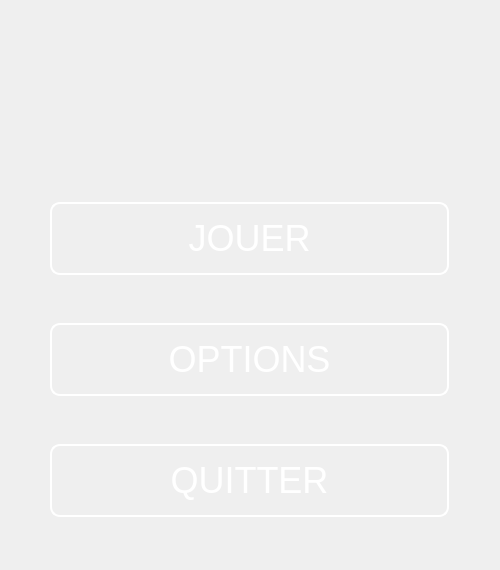
<?xml version="1.0" encoding="UTF-8"?>
<ui version="4.0">
 <class>MenuWindow</class>
 <widget class="QMainWindow" name="MenuWindow">
  <property name="geometry">
   <rect>
    <x>0</x>
    <y>0</y>
    <width>500</width>
    <height>570</height>
   </rect>
  </property>
  <property name="minimumSize">
   <size>
    <width>500</width>
    <height>570</height>
   </size>
  </property>
  <property name="maximumSize">
   <size>
    <width>500</width>
    <height>570</height>
   </size>
  </property>
  <property name="windowTitle">
   <string>TAtris</string>
  </property>
  <property name="styleSheet">
   <string notr="true"/>
  </property>
  <widget class="QWidget" name="MainWidget">
   <property name="minimumSize">
    <size>
     <width>500</width>
     <height>570</height>
    </size>
   </property>
   <property name="maximumSize">
    <size>
     <width>500</width>
     <height>570</height>
    </size>
   </property>
   <property name="styleSheet">
    <string notr="true">#MainWidget
 {background-image: url(:/ressources/ressources/background.png);
}</string>
   </property>
   <widget class="QWidget" name="">
    <property name="geometry">
     <rect>
      <x>50</x>
      <y>10</y>
      <width>411</width>
      <height>551</height>
     </rect>
    </property>
    <layout class="QVBoxLayout" name="verticalLayout_2">
     <item alignment="Qt::AlignHCenter">
      <widget class="QWidget" name="LogoWidget" native="true">
       <property name="minimumSize">
        <size>
         <width>150</width>
         <height>102</height>
        </size>
       </property>
       <property name="maximumSize">
        <size>
         <width>150</width>
         <height>102</height>
        </size>
       </property>
       <property name="styleSheet">
        <string notr="true">background-image: url(:/ressources/ressources/logo.png)</string>
       </property>
      </widget>
     </item>
     <item>
      <widget class="QPushButton" name="play_button">
       <property name="minimumSize">
        <size>
         <width>399</width>
         <height>73</height>
        </size>
       </property>
       <property name="maximumSize">
        <size>
         <width>399</width>
         <height>73</height>
        </size>
       </property>
       <property name="styleSheet">
        <string notr="true"> -qt-block-indent:0; text-indent:0px;font-size:36px;
background-image: url(:/ressources/ressources/galaxy.jpg);
border-style: outset;
     border-width: 2px;
     border-color: white;
border-radius: 10px;
color:white</string>
       </property>
       <property name="text">
        <string>JOUER</string>
       </property>
      </widget>
     </item>
     <item>
      <widget class="QPushButton" name="options_button">
       <property name="minimumSize">
        <size>
         <width>399</width>
         <height>73</height>
        </size>
       </property>
       <property name="maximumSize">
        <size>
         <width>399</width>
         <height>73</height>
        </size>
       </property>
       <property name="styleSheet">
        <string notr="true"> -qt-block-indent:0; text-indent:0px;font-size:36px;
background-image: url(:/ressources/ressources/galaxy2.jpg);
border-style: outset;
     border-width: 2px;
     border-color: white;
border-radius: 10px;
color:white</string>
       </property>
       <property name="text">
        <string>OPTIONS</string>
       </property>
      </widget>
     </item>
     <item>
      <widget class="QPushButton" name="exit_button">
       <property name="minimumSize">
        <size>
         <width>399</width>
         <height>73</height>
        </size>
       </property>
       <property name="maximumSize">
        <size>
         <width>399</width>
         <height>73</height>
        </size>
       </property>
       <property name="styleSheet">
        <string notr="true"> -qt-block-indent:0; text-indent:0px;font-size:36px;
background-image: url(:/ressources/ressources/galaxy3.jpg);
border-style: outset;
     border-width: 2px;
     border-color: white;
border-radius: 10px;
color:white</string>
       </property>
       <property name="text">
        <string>QUITTER</string>
       </property>
      </widget>
     </item>
    </layout>
   </widget>
  </widget>
 </widget>
 <resources/>
 <connections/>
</ui>
